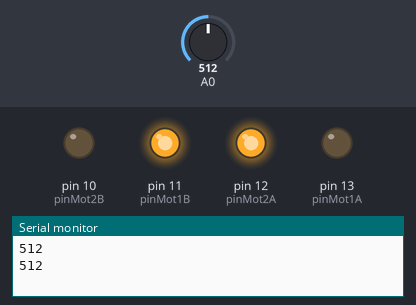
Bench run of a sketch on a simulated Arduino Uno, built with avr-gcc and run on an emulated ATmega328P. Parts: output pins drawn as LEDs (lit = HIGH), the last lines printed to the serial monitor. The inputs (shaded band) are chosen by the test bench; at power-on: A0 = 512.

Above: at 1.8 s.
1.9 s: A0 set to 582
3.4 s: A0 set to 616
At 4.6 s:
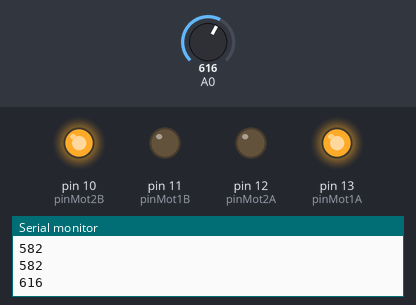
5.5 s: A0 set to 390
At 7.2 s:
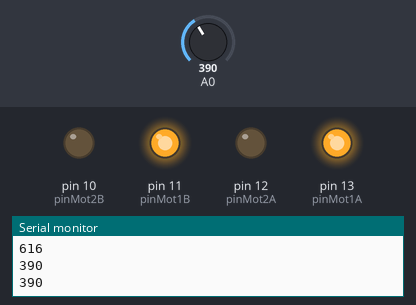
7.5 s: A0 set to 214
9.2 s: A0 set to 189
At 10.4 s:
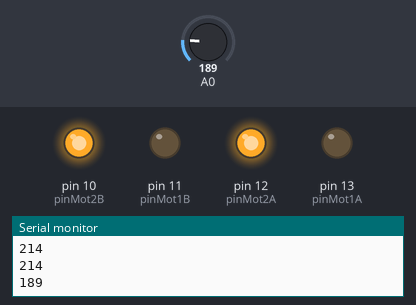
11.5 s: A0 set to 210
At 13.2 s:
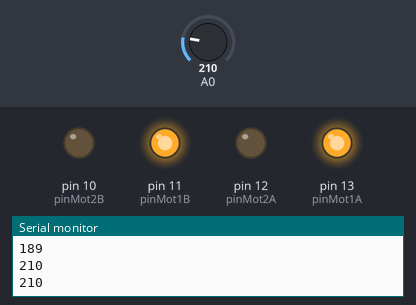
Timing chart, 0 to 14.5 s (numbered marks = the images above; inputs shaded):
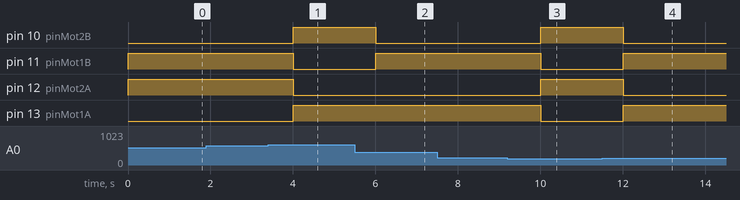

The sketch:

tarefa2.ino
```cpp
//Amélia, Geovana, Gustavo, Maria

#define pinMot1A 13 // a
#define pinMot2A 12 // a
#define pinMot1B 11 // b
#define pinMot2B 10 // b

int valorSensor = 0;

void setup()
{
  Serial.begin (9600);
  pinMode(A0,INPUT);
  pinMode(pinMot1A,OUTPUT);
  pinMode(pinMot1B,OUTPUT);
  pinMode(pinMot2A,OUTPUT);
  pinMode(pinMot2B,OUTPUT);
}


void loop()
{
  valorSensor = analogRead(A0);
  Serial.print(valorSensor);
  Serial.println('\t');
  //delay(1000); // Wait for 1000 millisecond(s)

  if (valorSensor < 200){
      avanca();
  }else if(valorSensor >=200 && valorSensor < 400){
      retrocede();
  }else if(valorSensor >=400 && valorSensor < 600){
      moveDir();
  }else{ //valorSensor>600
     moveEsq();
  }
  //delay(1000); // Wait for 1000 millisecond(s)
}


void retrocede(){
  digitalWrite(pinMot1A,HIGH);
  digitalWrite(pinMot2A,LOW);

  digitalWrite(pinMot1B,HIGH);
  digitalWrite(pinMot2B,LOW);
  delay(1000);
}

void avanca(){
  digitalWrite(pinMot1A,LOW);
  digitalWrite(pinMot2A,HIGH);

  digitalWrite(pinMot1B,LOW);
  digitalWrite(pinMot2B,HIGH);
  delay(1000);
}

void moveEsq(){
  digitalWrite(pinMot1A,HIGH);
  digitalWrite(pinMot2A,LOW);

  digitalWrite(pinMot1B,LOW);
  digitalWrite(pinMot2B,HIGH);
  delay(1000);
}

void moveDir(){
  digitalWrite(pinMot1A,LOW);
  digitalWrite(pinMot2A,HIGH);

  digitalWrite(pinMot1B,HIGH);
  digitalWrite(pinMot2B,LOW);
  delay(1000);
}
```

Measured:
- the behaviour switches between 599 and 600 on A0 (found by bisection; images 0 and 1)
- the behaviour switches between 200 and 199 on A0 (found by bisection; images 2 and 3)
- after the input at 3.4 s, pin 10 (pinMot2B), pin 13 (pinMot1A): LOW → HIGH after 0.60 s; pin 11 (pinMot1B), pin 12 (pinMot2A): HIGH → LOW after 0.60 s
- after the input at 5.5 s, pin 10 (pinMot2B): HIGH → LOW after 0.50 s; pin 11 (pinMot1B): LOW → HIGH after 0.50 s
- after the input at 9.2 s, pin 10 (pinMot2B), pin 12 (pinMot2A): LOW → HIGH after 0.80 s; pin 11 (pinMot1B), pin 13 (pinMot1A): HIGH → LOW after 0.80 s
- after the input at 11.5 s, pin 10 (pinMot2B), pin 12 (pinMot2A): HIGH → LOW after 0.50 s; pin 11 (pinMot1B), pin 13 (pinMot1A): LOW → HIGH after 0.50 s
